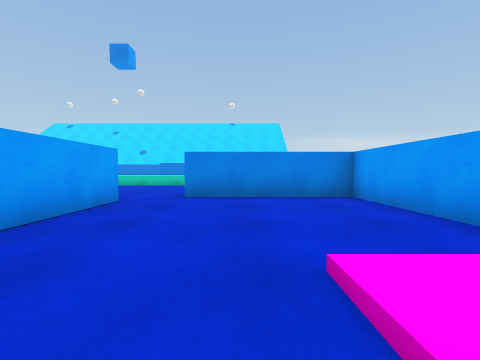
[1] (above)

18 first-person views from a walk through a 3-D level made in the Unity game engine. The camera is 0.58 m above the floor, tilts 2° down and sees 85° across. The floor is counted in squares, 1 m on a side. Each view is taken from the middle of a square. On the plan, view 1 faces up. The plan holds only what a view shows up to about 9 squares ahead; the rest is blank. The place goes on beyond the plan. The player is left out. Surface patterns are stand-ins for the level's own textures.

[2]
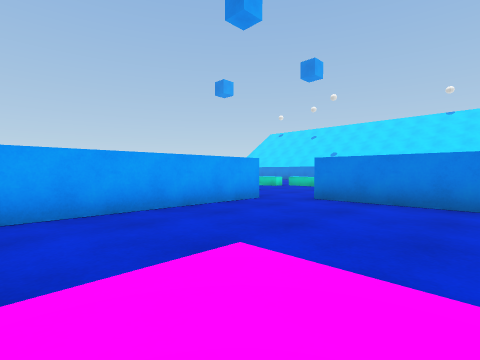

[3]
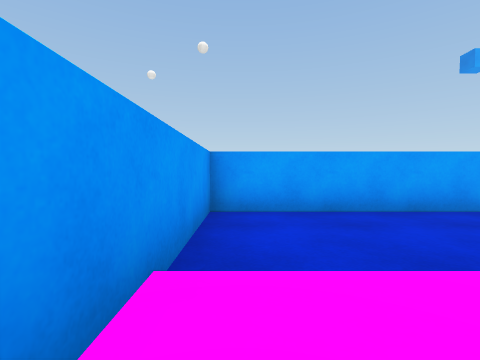

[4]
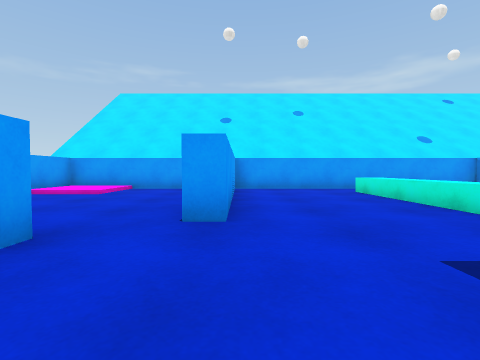

[5]
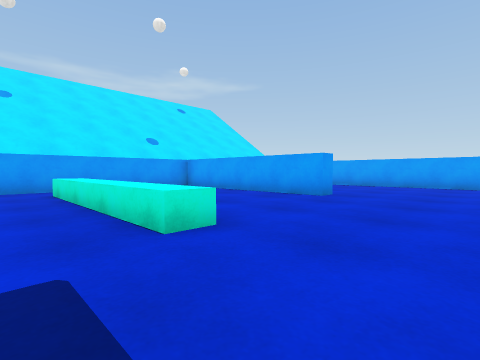

[6]
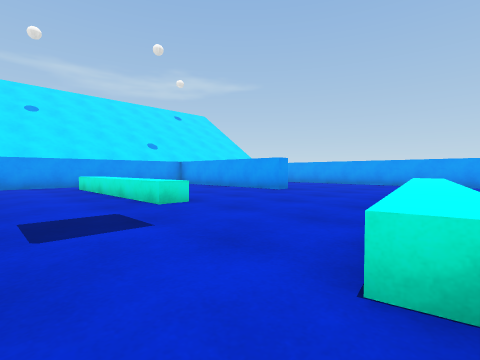

[7]
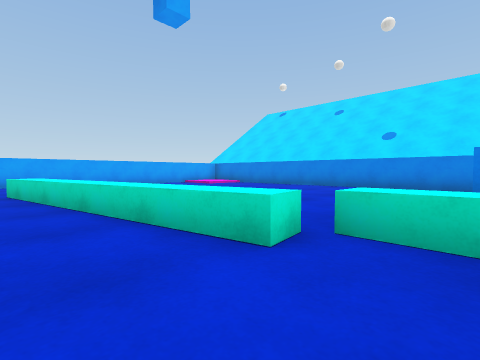

[8]
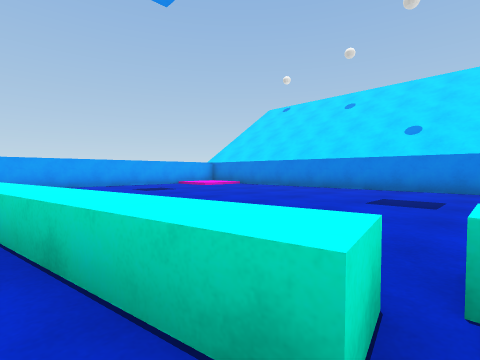

[9]
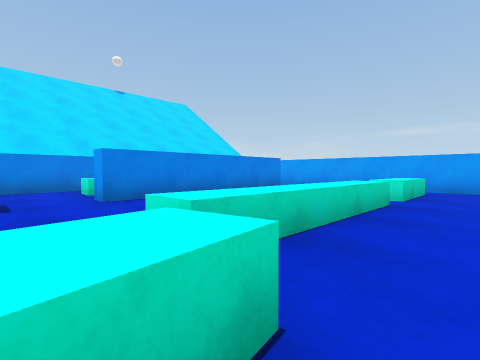

[10]
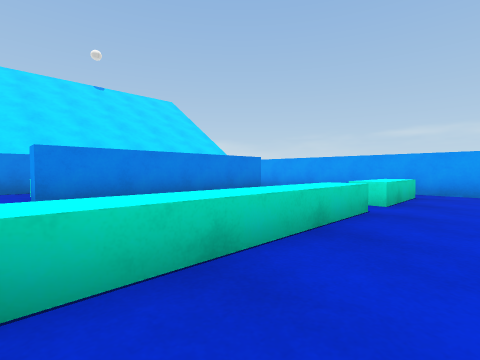

[11]
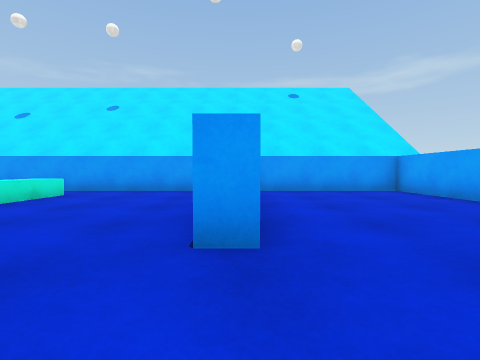

[12]
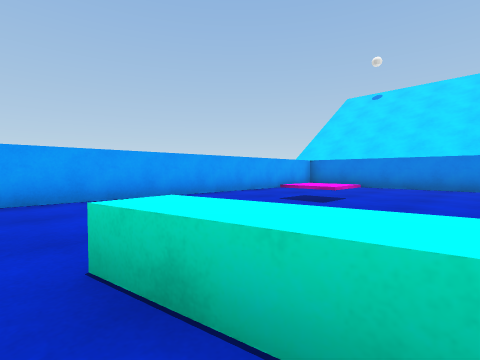

[13]
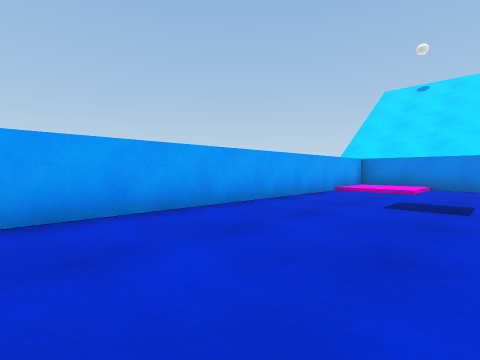

[14]
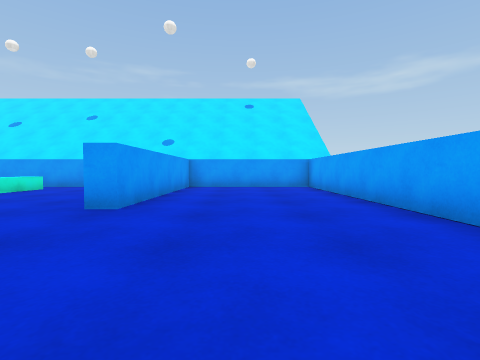

[15]
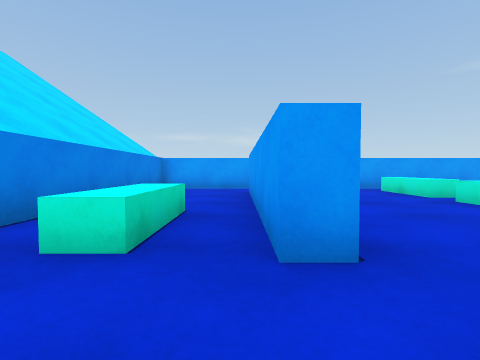

[16]
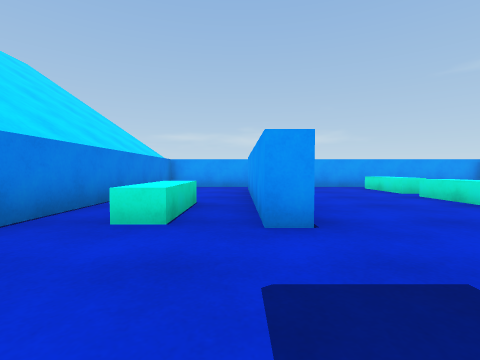

[17]
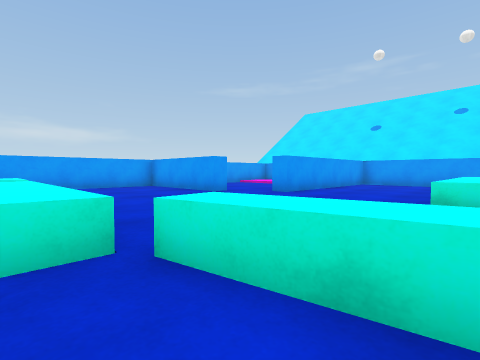

[18]
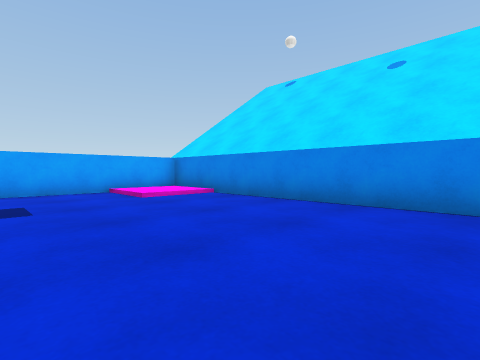

### Floor plan
Key: @ floor where view 1 was taken; # wall or solid block; . main floor; : floor 0.1 m higher than the main floor; ^ raised ledge.
Columns run from 16 left of view 1 to 3 right of it. Each row starts with its distance up from view 1.
 18 ####################
 17 #::............   .#
 16 #::.........^^^....#
 15 #..................#
 14 #...........###### #
 13 #................. #
 12 #..................#
 11 #....    ..^^^^^^^.#
 10 #....  ..^^^.......#
  9 #....^^^^^.........#
  8 #..................#
  7 #..................#
  6 #..............#####
  5 #....#...^^..#.....#
  4 #....#...^^..#.....#
  3 #....#...^^..#.....#
  2 #....#...^^..#.....#
  1 #....#...^^..#...::#
  0 #....#.......#..@::#
 -1 ####################

Positions as (right, up) in squares from view 1, and headings:
1: (0, 0), facing up
2: (2, 0), facing up-left
3: (2, 0), facing left
4: (-3, 8), facing down
5: (-5, 8), facing down-left
6: (-4, 10), facing down-left
7: (-4, 8), facing up-left
8: (-5, 9), facing up-left
9: (-6, 9), facing up-right
10: (-5, 9), facing up-right
11: (-11, 7), facing down
12: (-10, 8), facing up-left
13: (-12, 8), facing up-left
14: (-13, 9), facing down
15: (-6, 15), facing right
16: (-7, 15), facing right
17: (-7, 11), facing down-right
18: (-8, 13), facing up-left
